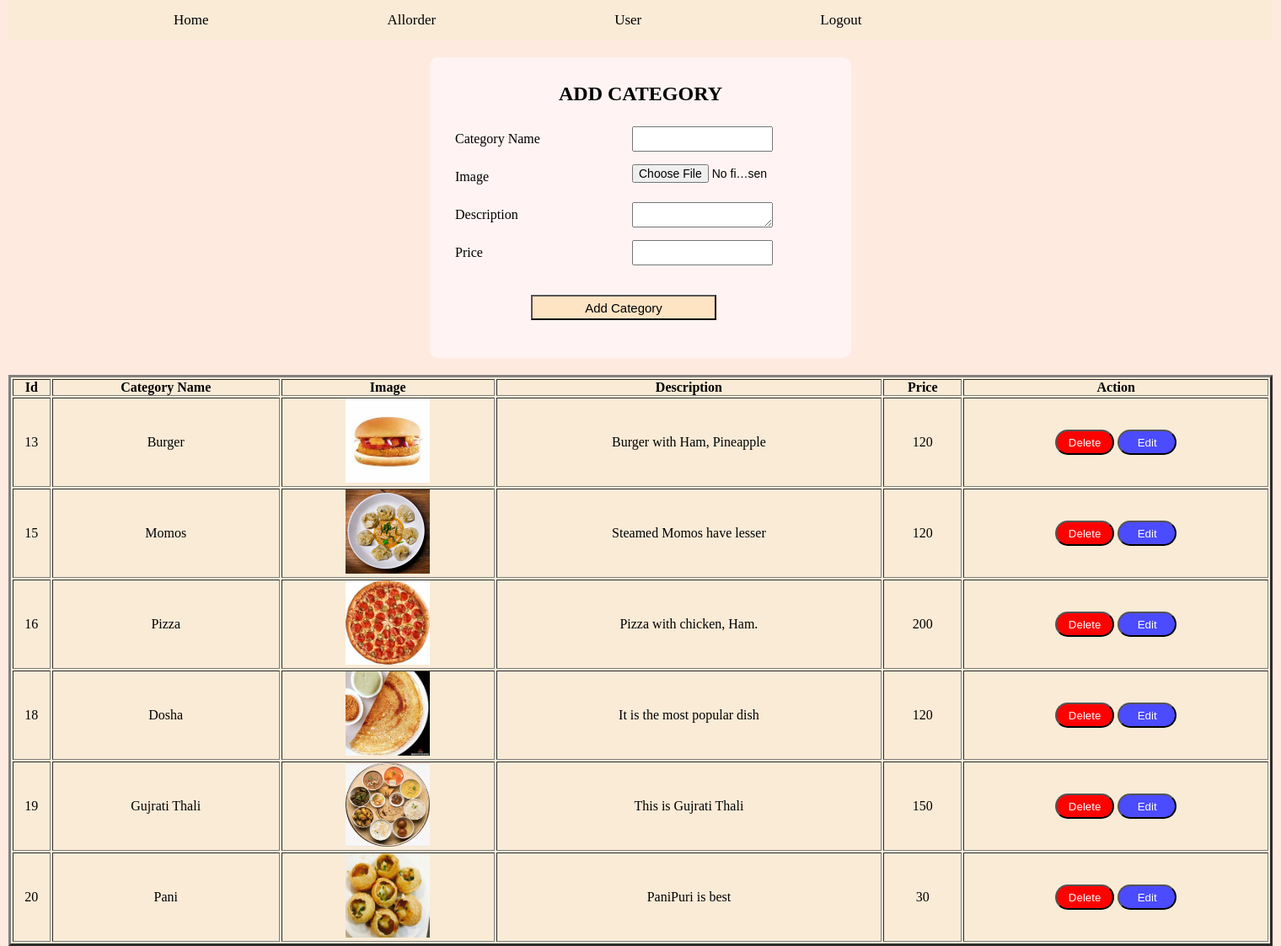
Screenshot of /AddCategory.php with the database file from the repository.
### tables this page shows
CREATE TABLE `tblcategory` (
  `id` int(11) NOT NULL,
  `cname` varchar(20) NOT NULL,
  `cimage` varchar(400) NOT NULL,
  `cdesc` varchar(30) NOT NULL,
  `cprice` int(11) NOT NULL
);

### AddCategory.php (the view, shortened to what this page needs)
<!DOCTYPE html>
<html lang="en">
<head>
    <link rel="stylesheet" href="style4.css">
</head>
<body>
    <form action="" Method='post' class="order" enctype="multipart/form-data">
    <div class="topnav">
    <a class="active" href="AdminHomePage.php">Home</a>
    <a href="Allorder.php">Allorder</a>
    <a href="users.php">User</a>
    <a href="index.php">Logout</a>
    </div>
        <div class="container">
                    <div class="title">
                        Add Category
                    </div>
                    <div class="form">
                        <div class="input_field">
                            <label>Category Name</label>
                            <input type="text" name="txtcname"class="input">
                        </div>
                        <div class="input_field">
                            <label>Image</label>
                            <input type="file" name="upload" class="input">
                        </div>
                        <div class="input_field">
                            <label>Description</label>
                            <textarea name="txtdescription" class="input" required></textarea>
                        </div>
                        <div class="input_field">
                            <label>Price</label>
                            <input type="text" name="txtprice" class="input">
                        </div>
                        <div class="input_field">
                            <input type="submit" name="submit" value="Add Category" class="btn">
                        </div>
                </div>
    </div>
    </form>
</body>
</html>
<?php
    include 'Database_connect.php';
            ?>
<?php
    $query = "select * from tblcategory";
    $data = mysqli_query($conn,$query);
    $t = mysqli_num_rows($data);
    if($t != 0)
    {
        ?>
        <table align="center" border="3px" width=1500 bgcolor=antiquewhite style='text-align:center'>
            <tr>
                <th>Id</th>
                <th>Category Name</th>
			    <th>Image</th>
			    <th>Description</th>
                <th>Price</th>
			    <th>Action</th>
            </tr>
        <?php
        while( $r = mysqli_fetch_assoc($data))
        {
        echo "<tr>
                <td>".$r['id']."</td>
                <td>".$r['cname']."</td>
                <td><img src = '".$r['cimage']."' height = '100px' width= '100px'</td>
                <td>".$r['cdesc']."</td>
                <td>".$r['cprice']."</td>
                <td><a href='DeleteCatgory.php?id=$r[id]'><input type='submit' class='delete' value='Delete'></a>
                <a href='UpdateCategory.php?id=$r[id]'><input type='submit' class='update' value='Edit'></a>
                </td>
            </tr>";
        }
    }
    else
        echo "No Data Found";
?>
</table>

### style4.css (style rules this page uses)
* { padding: 0; margin: 0; box-sizing: border-box; }
body { background-color: #ffeae0; padding: 0 10px; }
.container { max-width: 500px; width: 100%; background-color:rgb(255, 243, 243); margin: 20px auto; padding: 30px; border-radius: 10px; }
.container .title { font-size: 24px; font-weight: 700; margin-bottom: 25px; text-transform: uppercase; text-align: center; }
.container .form { width: 100%; }
.container .form .input_field { margin-bottom: 15px; display: flex; align-items: center; }
.container .form .input_field label { width: 200px; margin-right: 10px; font-size: 16px; width: 200; }
.container .form .input_field .input { width: 167px; outline: none; font-size: 14px; height: 30px; }
.container .form .input_field .btn { width: 50%; height: 30px; font-size: 15px; background-color: bisque; margin-left: 90px; margin-top: 20px; }

### AddCategory.php (style rules this page uses)
.topnav { overflow: hidden; background-color:antiquewhite; }
.topnav a { float: left; margin-left: 180px; display: block; color: black; text-align: center; padding: 14px 16px; text-decoration: none; font-size: 17px; }
.delete { background-color: red; color: white; border-radius: 2cm; text-align:center; width: 70px; height: 30px; }
.update { background-color:rgb(75, 75, 255); border-radius: 2cm; color: white; width: 70px; height: 30px; }

### rows the page displays
tblcategory: id "13", cname "Burger", cimage (picture), cdesc "Burger with Ham, Pineapple", cprice "120"
tblcategory: id "15", cname "Momos", cimage (picture), cdesc "Steamed Momos have lesser", cprice "120"
tblcategory: id "16", cname "Pizza", cimage (picture), cdesc "Pizza with chicken, Ham.", cprice "200"
tblcategory: id "18", cname "Dosha", cimage (picture), cdesc "It is the most popular dish", cprice "120"
tblcategory: id "19", cname "Gujrati Thali", cimage (picture), cdesc "This is Gujrati Thali", cprice "150"
tblcategory: id "20", cname "Pani", cimage (picture), cdesc "PaniPuri is best", cprice "30"
